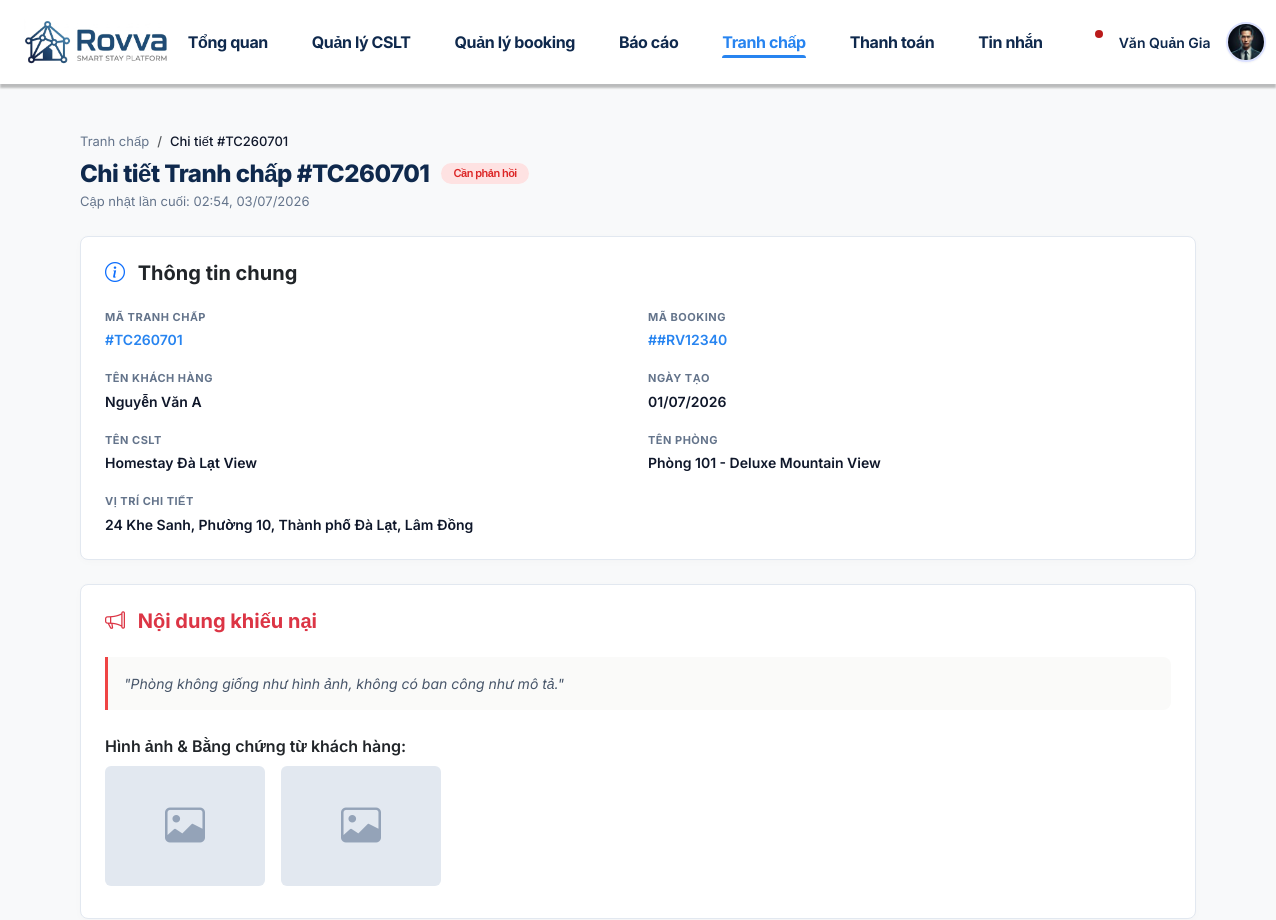
Before: /disputes/1 (upper part) with the older database file.
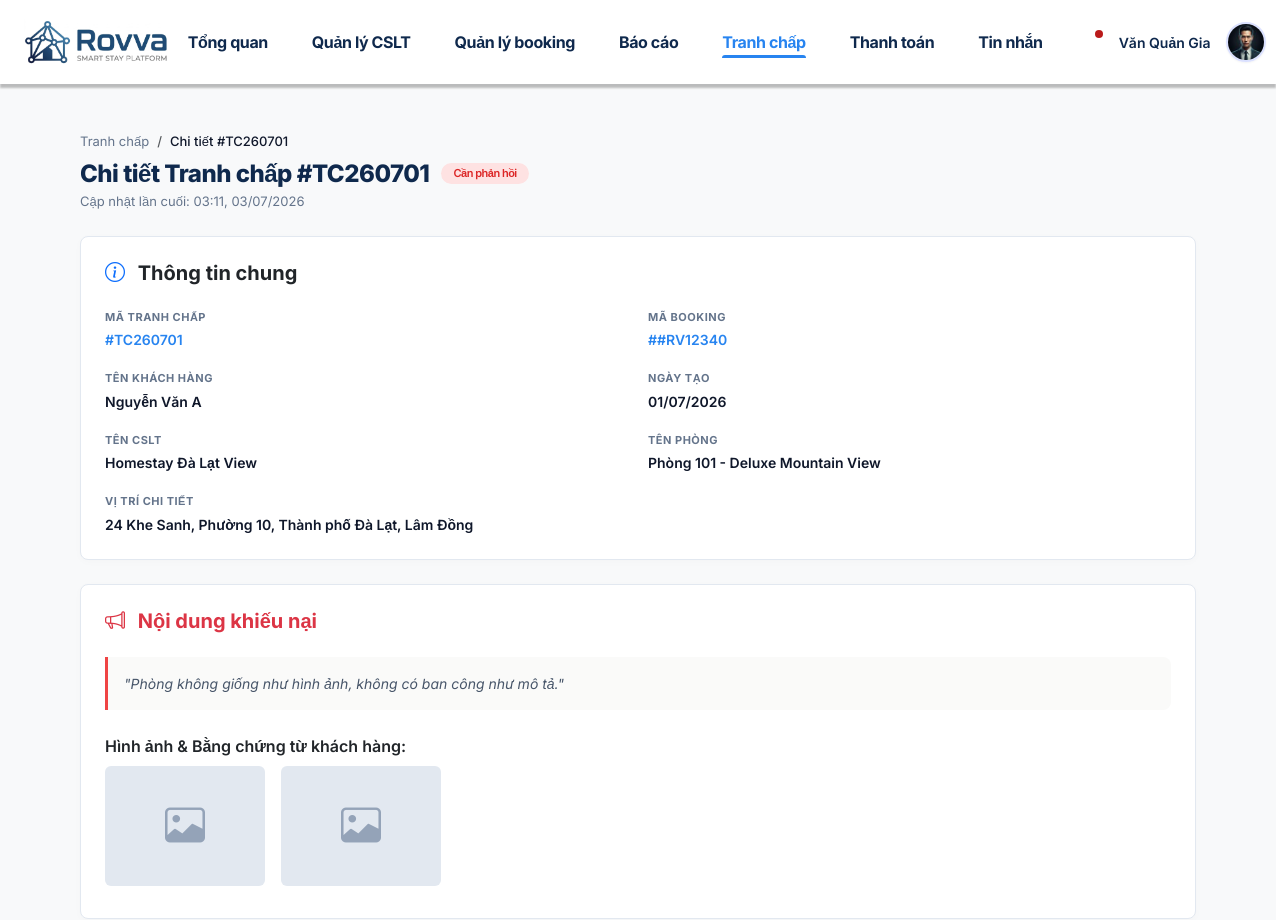
After: the same page with the newer database file.
### backend/app/models/dispute.py (models this page shows, shortened)
class Dispute(db.Model):
    __tablename__ = "disputes"
    STATUS_NEEDS_RESPONSE = "needs_response"
    STATUS_PROCESSING = "processing"
    STATUS_RESOLVED = "resolved"
    id = db.Column(db.Integer, primary_key=True)
    dispute_code = db.Column(db.String(20), unique=True, index=True, nullable=False)
    booking_id = db.Column(db.Integer, db.ForeignKey("bookings.id"), nullable=False)
    status = db.Column(db.String(20), default=STATUS_NEEDS_RESPONSE, nullable=False)
    guest_complaint = db.Column(db.Text, nullable=False)
    guest_evidence = db.Column(db.Text) # JSON serialized list of image URLs
    host_response = db.Column(db.Text)
    host_evidence = db.Column(db.Text) # JSON serialized list of image URLs
    admin_resolution = db.Column(db.Text)
    refund_amount = db.Column(db.Integer, default=0)
    created_at = db.Column(db.DateTime, default=datetime.utcnow)
    updated_at = db.Column(db.DateTime, default=datetime.utcnow, onupdate=datetime.utcnow)
    booking = db.relationship("Booking", backref=db.backref("disputes", lazy=True))

### backend/app/models/booking.py (models this page shows, shortened)
class Booking(db.Model):
    __tablename__ = "bookings"
    STATUS_CONFIRMED = "confirmed"
    STATUS_PENDING = "pending"
    STATUS_CANCELLED = "cancelled"
    STATUS_COMPLETED = "completed"
    id = db.Column(db.Integer, primary_key=True)
    booking_code = db.Column(db.String(20), unique=True, index=True)
    room_id = db.Column(db.Integer, db.ForeignKey("rooms.id"), nullable=False)
    guest_name = db.Column(db.String(120), nullable=False)
    guest_phone = db.Column(db.String(20))
    guest_email = db.Column(db.String(120))
    guest_count = db.Column(db.Integer, default=1)
    guest_note = db.Column(db.Text)
    check_in = db.Column(db.Date, nullable=False)
    check_out = db.Column(db.Date, nullable=False)
    total_amount = db.Column(db.Integer, default=0)
    status = db.Column(db.String(20), default=STATUS_CONFIRMED, nullable=False)
    payment_status = db.Column(db.String(20), default="pending", nullable=False) # pending, disbursed, in_dispute, resolved
    disbursed_at = db.Column(db.DateTime, nullable=True)
    created_at = db.Column(db.DateTime, default=datetime.utcnow)
    room = db.relationship("Room", back_populates="bookings")

### backend/app/models/accommodation.py (models this page shows, shortened)
class Accommodation(db.Model):
    __tablename__ = "accommodations"
    STATUS_ACTIVE = "active"
    STATUS_PENDING = "pending"
    STATUS_PAUSED = "paused"
    STATUS_DRAFT = "draft"
    STATUS_LABELS = {
        STATUS_ACTIVE: "Đang hoạt động",
        STATUS_PENDING: "Chờ duyệt",
        STATUS_PAUSED: "Tạm ngừng",
        STATUS_DRAFT: "Bản nháp",
    }
    id = db.Column(db.Integer, primary_key=True)
    host_id = db.Column(db.Integer, db.ForeignKey("users.id"), nullable=False)
    name = db.Column(db.String(200), nullable=False)
    type = db.Column(db.String(50), default="Homestay")
    city = db.Column(db.String(100))
    district = db.Column(db.String(100))
    address = db.Column(db.String(500))
    location = db.Column(db.String(200))
    description = db.Column(db.Text)
    image = db.Column(db.String(255))
    status = db.Column(db.String(20), default=STATUS_ACTIVE, nullable=False)
    features = db.Column(db.JSON)
    check_in_time = db.Column(db.String(10), default="14:00")
    check_out_time = db.Column(db.String(10), default="12:00")
    cancellation_policy = db.Column(db.String(255), default="Linh hoạt: Hoàn tiền 100% trước 24h")
    house_rules = db.Column(db.Text)
    host = db.relationship("User", back_populates="accommodations")
    rooms = db.relationship(
        "Room", back_populates="accommodation", lazy="dynamic", cascade="all, delete-orphan"
    )

### backend/app/models/room.py (models this page shows, shortened)
class Room(db.Model):
    __tablename__ = "rooms"
    STATUS_ACTIVE = "active"
    STATUS_PENDING = "pending"
    STATUS_PAUSED = "paused"
    STATUS_DRAFT = "draft"
    STATUS_LABELS = {
        STATUS_ACTIVE: "Đang hoạt động",
        STATUS_PENDING: "Chờ duyệt",
        STATUS_PAUSED: "Tạm ngừng",
        STATUS_DRAFT: "Bản nháp",
    }
    id = db.Column(db.Integer, primary_key=True)
    accommodation_id = db.Column(
        db.Integer, db.ForeignKey("accommodations.id"), nullable=False
    )
    name = db.Column(db.String(200), nullable=False)
    bed_info = db.Column(db.String(100))
    capacity = db.Column(db.Integer, default=2)
    area = db.Column(db.String(50))
    base_price = db.Column(db.Integer, default=0)
    description = db.Column(db.Text)
    image = db.Column(db.String(255))
    features = db.Column(db.JSON)
    services = db.Column(db.JSON)
    check_in_time = db.Column(db.String(10), default="14:00")
    check_out_time = db.Column(db.String(10), default="12:00")
    cancellation_policy = db.Column(db.String(255), default="Linh hoạt: Hoàn tiền 100% trước 24h")
    status = db.Column(db.String(20), default=STATUS_ACTIVE, nullable=False)
    accommodation = db.relationship("Accommodation", back_populates="rooms")
    bookings = db.relationship("Booking", back_populates="room", lazy="dynamic")

### backend/app/routes/dispute.py (the view)
@dispute_bp.route("/<int:id>")
def detail(id):
    dispute = Dispute.query.get_or_404(id)
    return render_template(
        "dispute/detail.html",
        active_nav="disputes",
        dispute=dispute
    )

### frontend/templates/dispute/detail.html (shortened to what this page needs)
{% extends 'shared/base.html' %}
{% block extra_css %}
<link rel="stylesheet" href="https://cdn.jsdelivr.net/npm/bootstrap-icons@1.11.3/font/bootstrap-icons.min.css">
{% endblock %}
{% block content %}
<div class="container py-4 py-lg-5">
    <nav aria-label="breadcrumb">
        <ol class="breadcrumb">
            <li class="breadcrumb-item"><a href="{{ url_for('dispute.index') }}">Tranh chấp</a></li>
            <li class="breadcrumb-item active" aria-current="page">Chi tiết #{{ dispute.dispute_code }}</li>
        </ol>
    </nav>
    <h1 class="page-title">
        Chi tiết Tranh chấp #{{ dispute.dispute_code }}
        {% if dispute.status == 'needs_response' %}
        <span class="badge-status status-needs_response">Cần phản hồi</span>
        {% elif dispute.status == 'processing' %}
        <span class="badge-status status-processing">Đang xử lý</span>
        {% else %}
        <span class="badge-status status-resolved">Đã giải quyết</span>
        {% endif %}
    </h1>
    <p class="page-subtitle">Cập nhật lần cuối: {{ dispute.updated_at.strftime('%H:%M, %d/%m/%Y') }}</p>
    <div class="premium-card">
        <h5 class="fw-bold mb-4 text-dark"><i class="bi bi-info-circle text-primary me-2"></i> Thông tin chung</h5>
        <div class="info-grid">
            <div class="info-item">
                <div class="label">MÃ TRANH CHẤP</div>
                <div class="value primary">#{{ dispute.dispute_code }}</div>
            </div>
            <div class="info-item">
                <div class="label">MÃ BOOKING</div>
                <div class="value primary">#{{ dispute.booking.booking_code if dispute.booking else 'RV12340' }}</div>
            </div>
            <div class="info-item">
                <div class="label">TÊN KHÁCH HÀNG</div>
                <div class="value">{{ dispute.booking.guest_name if dispute.booking else 'Lê Hoàng C' }}</div>
            </div>
            <div class="info-item">
                <div class="label">NGÀY TẠO</div>
                <div class="value">{{ dispute.created_at.strftime('%d/%m/%Y') }}</div>
            </div>
            <div class="info-item">
                <div class="label">TÊN CSLT</div>
                <div class="value">{{ dispute.booking.room.accommodation.name if dispute.booking and dispute.booking.room else 'Ocean Breeze' }}</div>
            </div>
            <div class="info-item">
                <div class="label">TÊN PHÒNG</div>
                <div class="value">{{ dispute.booking.room.name if dispute.booking and dispute.booking.room else 'Studio 05' }}</div>
            </div>
            <div class="info-item" style="grid-column: span 2;">
                <div class="label">VỊ TRÍ CHI TIẾT</div>
                <div class="value">{{ dispute.booking.room.accommodation.address if dispute.booking and dispute.booking.room else '123 Đường Ven Biển, Vũng Tàu' }}</div>
            </div>
        </div>
    </div>
    <div class="premium-card">
        <h5 class="fw-bold mb-4 text-danger"><i class="bi bi-megaphone me-2"></i> Nội dung khiếu nại</h5>
        <div class="complaint-box">
            "{{ dispute.guest_complaint }}"
        </div>
        <div class="mb-2 fw-semibold text-dark fs-6">Hình ảnh & Bằng chứng từ khách hàng:</div>
        <div class="evidence-images">
            <div style="width:160px; height:120px; background:#e2e8f0; border-radius:6px; display:flex; align-items:center; justify-content:center; color:#94a3b8;"><i class="bi bi-image fs-1"></i></div>
            <div style="width:160px; height:120px; background:#e2e8f0; border-radius:6px; display:flex; align-items:center; justify-content:center; color:#94a3b8;"><i class="bi bi-image fs-1"></i></div>
        </div>
    </div>
</div>
{% endblock %}

### frontend/templates/shared/base.html (shortened to what this page needs)
<!DOCTYPE html>
<html lang="vi">
<head>
    <link href="https://cdn.jsdelivr.net/npm/bootstrap@5.3.3/dist/css/bootstrap.min.css" rel="stylesheet">
    <link href="{{ url_for('static', filename='css/host.css') }}" rel="stylesheet">
    {% block extra_css %}{% endblock %}
</head>
<body>
    {% include 'shared/header.html' %}
    <main>
        {% block content %}{% endblock %}
    </main>
</body>
</html>

### frontend/templates/shared/header.html (shortened to what this page needs)
<header class="rovva-header sticky-top">
    <nav class="navbar navbar-expand-lg h-100 py-0">
        <div class="container-fluid px-3 px-lg-4">
            <a class="navbar-brand py-0 me-0" href="{{ url_for('main.index') }}">
                <img src="{{ url_for('static', filename='images/logo.png') }}" alt="Rovva - Smart Stay Platform">
            </a>
            <div class="collapse navbar-collapse justify-content-center" id="rovvaNavbar">
                <ul class="navbar-nav align-items-lg-center gap-lg-1">
                    <li class="nav-item">
                        <a class="nav-link rovva-nav-link{% if active_nav == 'dashboard' %} active{% endif %}"
                            href="{{ url_for('main.index') }}">Tổng quan</a>
                    </li>
                    <li class="nav-item">
                        <a class="nav-link rovva-nav-link{% if active_nav == 'accommodations' %} active{% endif %}"
                            href="{{ url_for('accommodation.index') }}">Quản lý CSLT</a>
                    </li>
                    <li class="nav-item">
                        <a class="nav-link rovva-nav-link{% if active_nav == 'bookings' %} active{% endif %}"
                            href="{{ url_for('booking.index') }}">Quản lý booking</a>
                    </li>
                    <li class="nav-item">
                        <a class="nav-link rovva-nav-link{% if active_nav == 'reports' %} active{% endif %}"
                            href="{{ url_for('report.index') }}">Báo cáo</a>
                    </li>
                    <li class="nav-item">
                        <a class="nav-link rovva-nav-link{% if active_nav == 'disputes' %} active{% endif %}"
                            href="{{ url_for('dispute.index') }}">Tranh chấp</a>
                    </li>
                    <li class="nav-item">
                        <a class="nav-link rovva-nav-link{% if active_nav == 'payments' %} active{% endif %}"
                            href="{{ url_for('payment.index') }}">Thanh toán</a>
                    </li>
                    <li class="nav-item">
                        <a class="nav-link rovva-nav-link{% if active_nav == 'messages' %} active{% endif %}"
                            href="{{ url_for('message.index') }}">Tin nhắn</a>
                    </li>
                </ul>
            </div>
            <div class="d-flex align-items-center gap-2 ms-lg-3">
                <button type="button" class="rovva-noti-btn" aria-label="Thông báo">
                    <img src="{{ url_for('static', filename='images/icon-bell.png') }}" alt="">
                    <span class="rovva-noti-badge"></span>
                </button>
                <a href="#" class="d-flex align-items-center gap-3 text-decoration-none">
                    <span class="rovva-profile-name d-none d-md-inline">Văn Quản Gia</span>
                    <img src="{{ url_for('static', filename='images/host-avatar.png') }}" alt="Văn Quản Gia"
                        class="rovva-avatar">
                </a>
            </div>
        </div>
    </nav>
</header>

### frontend/static/css/host.css (style rules this page uses)
:root { --rovva-black-blue: #0f294d; --rovva-primary-blue: #2784f0; --rovva-footer-bg: #fafafa; --rovva-footer-banner: #5f6487; --rovva-noti-badge: #ba1a1a; --rovva-avatar-border: #dbe1ff; --rovva-text-dark: #060505; }
body { font-family: "Inter", sans-serif; color: var(--rovva-black-blue); min-height: 100vh; display: flex; flex-direction: column; }
main { flex: 1; }
.rovva-header { height: 84px; background: #fff; box-shadow: 0 4px 2px rgba(0, 0, 0, 0.25); }
.rovva-header .navbar-brand img { height: 46px; width: auto; }
.rovva-nav-link { color: var(--rovva-black-blue) !important; font-weight: 700; font-size: 16px; letter-spacing: -0.4px; padding: 0.25rem 1.25rem !important; white-space: nowrap; }
.rovva-nav-link.active { color: var(--rovva-primary-blue) !important; position: relative; }
.rovva-nav-link.active::after { content: ''; position: absolute; bottom: 0; left: 1.25rem; right: 1.25rem; height: 3px; background-color: var(--rovva-primary-blue); border-radius: 3px 3px 0 0; }
.rovva-noti-btn { position: relative; background: transparent; border: none; padding: 8px; border-radius: 9999px; }
.rovva-noti-btn img { width: 16px; height: 20px; }
.rovva-noti-badge { position: absolute; top: 8px; right: 8px; width: 8px; height: 8px; background: var(--rovva-noti-badge); border-radius: 9999px; }
.rovva-profile-name { font-weight: 600; font-size: 14px; color: var(--rovva-black-blue); white-space: nowrap; }
.rovva-avatar { width: 40px; height: 40px; border: 2px solid var(--rovva-avatar-border); border-radius: 9999px; object-fit: cover; box-shadow: 0 1px 2px rgba(0, 0, 0, 0.05); }

### frontend/templates/dispute/detail.html (style rules this page uses)
body { background-color: #f8f9fa; }
.breadcrumb { font-size: 13px; margin-bottom: 8px; }
.breadcrumb a { color: #64748b; text-decoration: none; }
.breadcrumb .active { color: #0f172a; font-weight: 500; }
.page-title { color: var(--rovva-black-blue); font-weight: 800; font-size: 24px; letter-spacing: -0.5px; margin-bottom: 4px; display: flex; align-items: center; gap: 12px; }
.page-subtitle { color: #64748b; font-size: 13px; margin-bottom: 24px; }
.premium-card { background: #ffffff; border: 1px solid #e2e8f0; border-radius: 8px; padding: 24px; box-shadow: 0 2px 8px rgba(0, 0, 0, 0.02); margin-bottom: 24px; }
.info-grid { display: grid; grid-template-columns: 1fr 1fr; gap: 20px; }
.info-item .label { font-size: 11px; font-weight: 700; color: #64748b; text-transform: uppercase; letter-spacing: 0.5px; margin-bottom: 4px; }
.info-item .value { font-size: 14px; font-weight: 600; color: #0f172a; }
.info-item .value.primary { color: var(--rovva-primary-blue); }
.complaint-box { background: #fafaf9; border-left: 3px solid #ef4444; padding: 16px; border-radius: 0 8px 8px 0; font-style: italic; color: #475569; font-size: 14px; margin-bottom: 24px; }
.evidence-images { display: flex; gap: 16px; overflow-x: auto; padding-bottom: 8px; }
.badge-status { font-weight: 600; padding: 4px 12px; border-radius: 20px; font-size: 11px; }
.status-needs_response { background: #fee2e2; color: #dc2626; }

Changed rows visible on the page:
changed Dispute "TC260701": updated_at "02:54, 03/07/2026" → "03:11, 03/07/2026"
